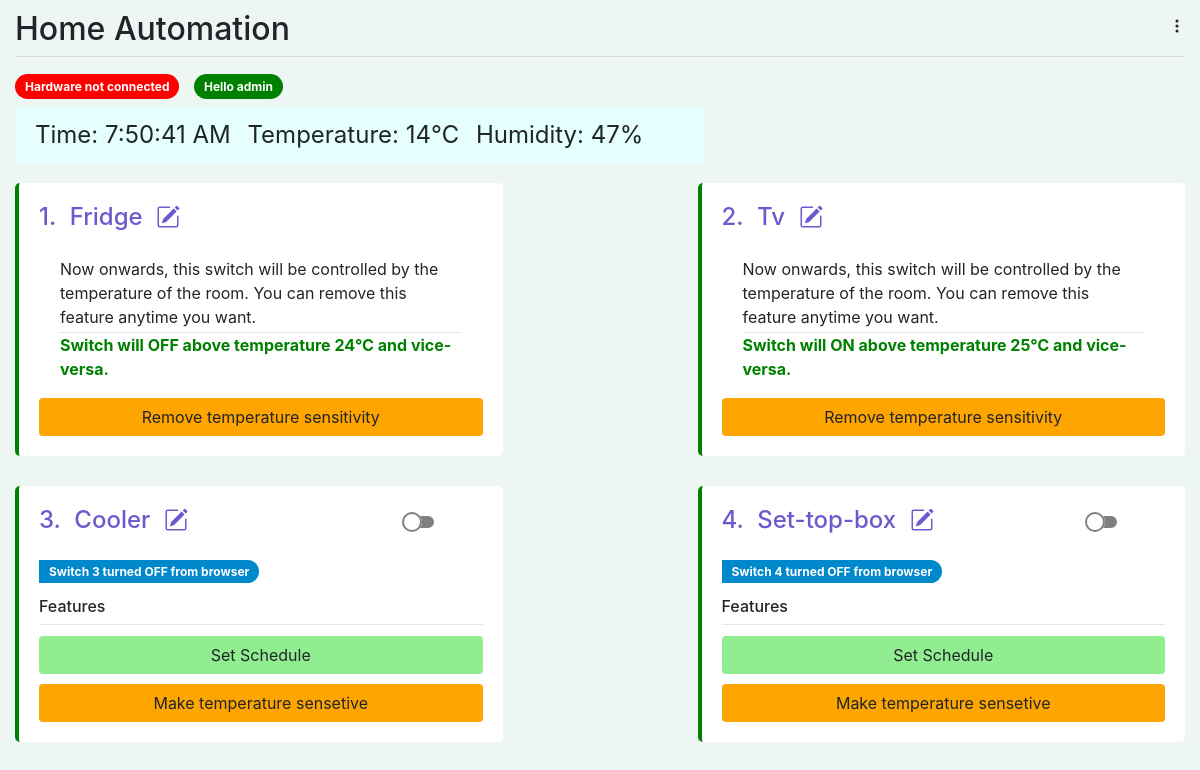
The app's page / (signed in) with its own data.
### myapp/models.py (models this page shows, shortened)
class hardware(models.Model):
    name = models.CharField(max_length=50)
    status = models.IntegerField(default=0)
    temp = models.CharField(max_length=50,default="0")
    humid = models.CharField(max_length=50,default="0")

class pin_state(models.Model):
    pin_name = models.CharField(max_length=50)
    pin_no = models.IntegerField(default=1)
    state = models.BooleanField(default=False)
    schedule_status = models.BooleanField(default=False)
    interrupt = models.BooleanField(default=False)
    start_hr = models.IntegerField(default=0)
    start_min = models.IntegerField(default=0)
    end_hr = models.IntegerField(default=0)
    end_min = models.IntegerField(default=0)
    toggler = models.CharField(max_length=3,default="bc") #tells who control the switch
    temp_sensitivity_status = models.BooleanField(default=False)
    sensitive_temp = models.IntegerField(default=25)
    sensitive_action = models.BooleanField(default=True)

### myapp/views.py (the view)
# urls.py: path('',views.index,name= "index"),
def index(request):
    obj1 = pin_state.objects.all()
    obj2 = hardware.objects.get(id=1)
    if(request.user.is_anonymous):
        return redirect(loginuser)
    return render(request, 'myapp/index.html', {'pin': obj1,'hardware':obj2})

### myapp/templates/myapp/index.html (shortened to what this page needs)
<!doctype html>
{% load static %}
<html lang="en">
  <head>
    <link rel="stylesheet" href="https://stackpath.bootstrapcdn.com/bootstrap/4.5.2/css/bootstrap.min.css">
    <link rel="stylesheet" type="text/css" href="{% static 'myapp/index.css' %}">
  </head>
  <body>
<div class="container" style="position:relative;background-color:#eef6f4;max-width:1300px;">
    <div style="dispaly:block;">
        <h2 style="margin-top:10px;display:inline-block;">Home Automation</h2>
        <div style="display:inline-block;float:right;margin-top:10px;">
                <div class="btn-group dropleft">
                  <span data-toggle="dropdown" aria-haspopup="true" aria-expanded="false" style="cursor:pointer;">
                    <svg width="1em" height="2em" viewBox="0 0 16 16" class="bi bi-three-dots-vertical" fill="currentColor" xmlns="http://www.w3.org/2000/svg">
                      <path fill-rule="evenodd" d="M9.5 13a1.5 1.5 0 1 1-3 0 1.5 1.5 0 0 1 3 0zm0-5a1.5 1.5 0 1 1-3 0 1.5 1.5 0 0 1 3 0zm0-5a1.5 1.5 0 1 1-3 0 1.5 1.5 0 0 1 3 0z"/>
                    </svg>
                  </span>
                </div>
        </div>
    </div>
    <hr style="margin-top:0px;">
    <span id="hardware_connection">Hardware not connected</span><span id="hardware_status" style="display:none;">{{hardware.status}}</span>
    <span id="username"> Hello {{request.user}} </span>
   <div class="container detail_shower_div">
      <div style="margin-right:10px;display:inline-block;">Time:  <span id="show_time"></span> </div>
       <div style="margin-right:10px;display:inline-block;">Temperature: <span id="show_temp">{{hardware.temp}}</span>&#8451; </div>
       <div style="margin-right:10px;display:inline-block;"> Humidity: <span id="show_humid">{{hardware.humid}}</span>% </div>
   </div>
<div class="container-fluid">
    <div class="row">
    {% for i in pin %}
             <div class="col-lg-5 col-sm-11 switch_box">
                 <div class="row">
                     <div class="col-9">
                         <h4 style="color:SlateBlue;display:inline-block;">{{i.id}}.</h4>&nbsp;&nbsp;
                         <h4 class="pin_name" style="color:SlateBlue;display:inline-block;">{{i.pin_name}}</h4>&nbsp;&nbsp;
                        <span class="edit_pin_name" onclick="pin_name_editor({{i.id}})">
                        </span>
                     </div>
                     <div class="col-3">
                         <div class="actual_switch">
                            <div class="switch_off" onclick="change_state({{i.id}},{{i.pin_no}},1,1)">
                            <svg width="3em" height="2em" viewBox="0 0 16 16" class="bi bi-toggle2-off" fill="grey" xmlns="http://www.w3.org/2000/svg">
                              <path d="M9 11c.628-.836 1-1.874 1-3a4.978 4.978 0 0 0-1-3h4a3 3 0 1 1 0 6H9z"/>
                              <path fill-rule="evenodd" d="M5 12a4 4 0 1 0 0-8 4 4 0 0 0 0 8zm0 1A5 5 0 1 0 5 3a5 5 0 0 0 0 10z"/>
                            </svg>
                            </div>
                        </div>
                     </div>
                 </div>
                 <div class="normal_mode_div">
                     <div style="margin:15px 0px;">
                     <span class="gac_notifier"></span>
                     </div>
                     <h6>Features</h6>
                     <hr style="margin-top:1px;margin-bottom:1px;">
                     <div class="schedule_off">
                         <button type="button" class="btn" style="background-color:lightgreen;margin-top:10px;width:100%;" onclick="display_sti({{i.id}},{{i.pin_no}})" data-toggle="modal" data-target="#scheduleModal">Set Schedule</button>
                         <button type="button" class="btn" style="background-color:Orange;margin-top:10px;width:100%;" onclick="display_temp_modal({{i.id}},{{i.pin_no}})" data-toggle="modal" data-target="#tempModal" >Make temperature sensetive</button>
                     </div>
                  </div>
                 <div class="temp_mode_div">
                     <div class="alert alert-simple my-1" role="alert">
                      <p style="margin-bottom:3px;">Now onwards, this switch will be controlled by the temperature of the room. You can remove this feature anytime you want.</p>
                      <hr style="margin:0px;">
                      <p class="mb-0" style="color:green;"><b>Switch will
                          <span class="sensitive_action_span">
                          {% if i.sensitive_action %}
                            ON
                          {% else %}
                            OFF
                          {% endif %}
                          </span>
                          above temperature <span class="sensitive_temp_span">{{i.sensitive_temp}}</span>&#8451; and vice-versa.</b></p>
                    </div>
                    <button type="button" class="btn" style="background-color:Orange;margin-top:0px;width:100%;" onclick="remove_temp_sensitivity({{i.id}},{{i.pin_no}})">Remove temperature sensitivity</button>
                 </div>
            </div>
    {% endfor %}
    </div>
</div>
</div>
  </body>
</html>

### myapp/static/myapp/index.css (style rules this page uses)
* { box-sizing: border-box; }
#username { padding :5px 10px; margin-left:10px; color:white; font-size:12px; font-weight:bold; background-color:green; border-radius:25px; }
#hardware_connection { padding :5px 10px; color:white; font-size:12px; font-weight:bold; background-color:red; border-radius:25px; }
.detail_shower_div { max-width:690px; padding:10px 20px; margin-top:10px; margin-bottom:5px; font-size:24px; margin-left:0px; background-color: #e5ffff; border-radius:5px; }
.switch_box { background-color: white; border-radius: 5px; margin-bottom: 15px; margin-top: 15px; margin-right:auto; margin-left:auto; padding: 20px; border-left-width:4px; border-left-style:solid; border-left-color:green; }
@media only screen and (min-width: 1000px) { .switch_box:nth-child(odd) { margin-left:0px; } }
@media only screen and (min-width: 1000px) { .switch_box:nth-child(even) { margin-right:0px; } }
.edit_pin_name { cursor:pointer; }
.gac_notifier { padding:4px 10px; color:white; background-color: #0088cc; border-top-right-radius:25px; border-bottom-right-radius:25px; font-size:12px; font-weight:bold; }
body { padding:0px; background-color:#eef6f4; }
.switch_off { display:none; cursor:pointer; }
.schedule_off { display:none; }
.temp_mode_div { display:none; }
.normal_mode_div { display:none; }

### records on screen
hardware: temp "14", humid "47"
pin_state: id "1", pin_name "Fridge", sensitive_action "OFF", sensitive_temp "24"
pin_state: id "2", pin_name "Tv", sensitive_action "ON", sensitive_temp "25"
pin_state: id "3", pin_name "Cooler"
pin_state: id "4", pin_name "Set-top-box"

### other values on screen
{{ request.user }} "admin"
